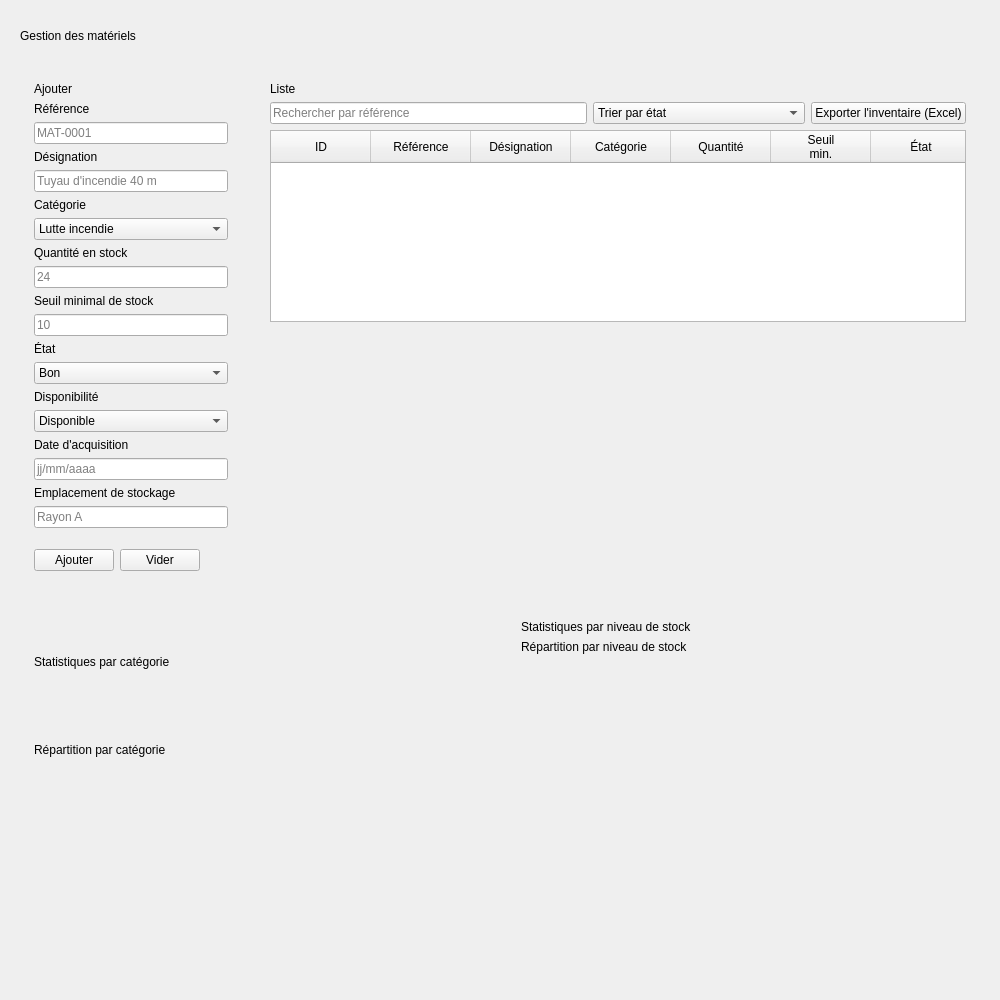
<?xml version="1.0" encoding="UTF-8"?>
<ui version="4.0">
 <class>MaterielPage</class>
<widget class="QWidget" name="MaterielPage"><property name="geometry"><rect><x>0</x><y>0</y><width>1000</width><height>1000</height></rect></property><property name="minimumSize"><size><width>900</width><height>0</height></size></property><layout class="QVBoxLayout" name="rootLayout"><property name="spacing"><number>14</number></property><property name="leftMargin"><number>20</number></property><property name="topMargin"><number>16</number></property><property name="rightMargin"><number>20</number></property><property name="bottomMargin"><number>20</number></property><item><layout class="QHBoxLayout" name="headLayout"><item><widget class="QLabel" name="pageTitle"><property name="text"><string>Gestion des matériels</string></property></widget></item><item><spacer name="headSpacer"><property name="orientation"><enum>Qt::Horizontal</enum></property><property name="sizeHint" stdset="0"><size><width>20</width><height>40</height></size></property></spacer></item><item><widget class="QLabel" name="banner"><property name="visible"><bool>false</bool></property></widget></item></layout></item><item><layout class="QHBoxLayout" name="row1" stretch="0,1"><property name="spacing"><number>14</number></property><item alignment="Qt::AlignTop"><widget class="QFrame" name="formCard"><property name="card" stdset="0"><bool>true</bool></property><property name="minimumSize"><size><width>222</width><height>0</height></size></property><property name="maximumSize"><size><width>222</width><height>16777215</height></size></property><layout class="QVBoxLayout" name="formCardLayout"><property name="spacing"><number>6</number></property><property name="leftMargin"><number>14</number></property><property name="topMargin"><number>12</number></property><property name="rightMargin"><number>14</number></property><property name="bottomMargin"><number>14</number></property><item><widget class="QLabel" name="formTitle"><property name="text"><string>Ajouter</string></property><property name="cardTitle" stdset="0"><bool>true</bool></property></widget></item><item><widget class="QLabel" name="lblRef"><property name="text"><string>Référence</string></property><property name="fieldLabel" stdset="0"><bool>true</bool></property></widget></item><item><widget class="QLineEdit" name="leRef"><property name="placeholderText"><string>MAT-0001</string></property></widget></item><item><widget class="QLabel" name="lblDesignation"><property name="text"><string>Désignation</string></property><property name="fieldLabel" stdset="0"><bool>true</bool></property></widget></item><item><widget class="QLineEdit" name="leDesignation"><property name="placeholderText"><string>Tuyau d'incendie 40 m</string></property></widget></item><item><widget class="QLabel" name="lblCategorie"><property name="text"><string>Catégorie</string></property><property name="fieldLabel" stdset="0"><bool>true</bool></property></widget></item><item><widget class="QComboBox" name="cbCategorie"><item><property name="text"><string>Lutte incendie</string></property></item><item><property name="text"><string>Protection</string></property></item><item><property name="text"><string>Secours</string></property></item></widget></item><item><widget class="QLabel" name="lblQuantite"><property name="text"><string>Quantité en stock</string></property><property name="fieldLabel" stdset="0"><bool>true</bool></property></widget></item><item><widget class="QLineEdit" name="leQuantite"><property name="placeholderText"><string>24</string></property></widget></item><item><widget class="QLabel" name="lblSeuil"><property name="text"><string>Seuil minimal de stock</string></property><property name="fieldLabel" stdset="0"><bool>true</bool></property></widget></item><item><widget class="QLineEdit" name="leSeuil"><property name="placeholderText"><string>10</string></property></widget></item><item><widget class="QLabel" name="lblEtat"><property name="text"><string>État</string></property><property name="fieldLabel" stdset="0"><bool>true</bool></property></widget></item><item><widget class="QComboBox" name="cbEtat"><item><property name="text"><string>Bon</string></property></item><item><property name="text"><string>Moyen</string></property></item><item><property name="text"><string>Mauvais</string></property></item><item><property name="text"><string>Hors service</string></property></item></widget></item><item><widget class="QLabel" name="lblDispo"><property name="text"><string>Disponibilité</string></property><property name="fieldLabel" stdset="0"><bool>true</bool></property></widget></item><item><widget class="QComboBox" name="cbDispo"><item><property name="text"><string>Disponible</string></property></item><item><property name="text"><string>Indisponible</string></property></item><item><property name="text"><string>En maintenance</string></property></item></widget></item><item><widget class="QLabel" name="lblDate"><property name="text"><string>Date d'acquisition</string></property><property name="fieldLabel" stdset="0"><bool>true</bool></property></widget></item><item><widget class="QLineEdit" name="leDate"><property name="placeholderText"><string>jj/mm/aaaa</string></property></widget></item><item><widget class="QLabel" name="lblEmplacement"><property name="text"><string>Emplacement de stockage</string></property><property name="fieldLabel" stdset="0"><bool>true</bool></property></widget></item><item><widget class="QLineEdit" name="leEmplacement"><property name="placeholderText"><string>Rayon A</string></property></widget></item><item><spacer name="formSpacer"><property name="orientation"><enum>Qt::Vertical</enum></property><property name="sizeType"><enum>QSizePolicy::Fixed</enum></property><property name="sizeHint" stdset="0"><size><width>20</width><height>6</height></size></property></spacer></item><item><layout class="QHBoxLayout" name="formButtons"><item><widget class="QPushButton" name="btnAdd"><property name="text"><string>Ajouter</string></property></widget></item><item><widget class="QPushButton" name="btnClear"><property name="text"><string>Vider</string></property></widget></item><item><spacer name="formBtnSpacer"><property name="orientation"><enum>Qt::Horizontal</enum></property><property name="sizeHint" stdset="0"><size><width>20</width><height>40</height></size></property></spacer></item></layout></item></layout></widget></item><item alignment="Qt::AlignTop"><widget class="QFrame" name="listCard"><property name="card" stdset="0"><bool>true</bool></property><layout class="QVBoxLayout" name="listCardLayout"><property name="spacing"><number>6</number></property><property name="leftMargin"><number>14</number></property><property name="topMargin"><number>12</number></property><property name="rightMargin"><number>14</number></property><property name="bottomMargin"><number>14</number></property><item><widget class="QLabel" name="listTitle"><property name="text"><string>Liste</string></property><property name="cardTitle" stdset="0"><bool>true</bool></property></widget></item><item><layout class="QHBoxLayout" name="listToolbar" stretch="3,2,0"><item><widget class="QLineEdit" name="leSearch"><property name="placeholderText"><string>Rechercher par référence</string></property></widget></item><item><widget class="QComboBox" name="cbSort"><item><property name="text"><string>Trier par état</string></property></item></widget></item><item><widget class="QPushButton" name="btnExport"><property name="text"><string>Exporter l'inventaire (Excel)</string></property></widget></item></layout></item><item><widget class="QTableWidget" name="table"><property name="editTriggers"><enum>QAbstractItemView::NoEditTriggers</enum></property><property name="selectionMode"><enum>QAbstractItemView::NoSelection</enum></property><property name="showGrid"><bool>false</bool></property><property name="focusPolicy"><enum>Qt::NoFocus</enum></property><property name="verticalScrollBarPolicy"><enum>Qt::ScrollBarAlwaysOff</enum></property><property name="horizontalScrollBarPolicy"><enum>Qt::ScrollBarAlwaysOff</enum></property><column><property name="text"><string>ID</string></property></column><column><property name="text"><string>Référence</string></property></column><column><property name="text"><string>Désignation</string></property></column><column><property name="text"><string>Catégorie</string></property></column><column><property name="text"><string>Quantité</string></property></column><column><property name="text"><string>Seuil
min.</string></property></column><column><property name="text"><string>État</string></property></column><column><property name="text"><string>Disponibilité</string></property></column><column><property name="text"><string>Date
d'acquisition</string></property></column><column><property name="text"><string>Emplacement</string></property></column><column><property name="text"><string>Actions</string></property></column><attribute name="verticalHeaderVisible"><bool>false</bool></attribute><attribute name="verticalHeaderDefaultSectionSize"><number>58</number></attribute></widget></item></layout></widget></item></layout></item><item><layout class="QHBoxLayout" name="statsRow" stretch="1,1"><property name="spacing"><number>14</number></property><item><widget class="QFrame" name="statsCatCard"><property name="card" stdset="0"><bool>true</bool></property><layout class="QVBoxLayout" name="statsCatCardLayout"><property name="spacing"><number>6</number></property><property name="leftMargin"><number>14</number></property><property name="topMargin"><number>12</number></property><property name="rightMargin"><number>14</number></property><property name="bottomMargin"><number>14</number></property><item><widget class="QLabel" name="statsCatTitle"><property name="text"><string>Statistiques par catégorie</string></property><property name="cardTitle" stdset="0"><bool>true</bool></property></widget></item><item><widget class="QLabel" name="lblCatSub"><property name="text"><string>Répartition par catégorie</string></property><property name="muted" stdset="0"><bool>true</bool></property></widget></item><item><widget class="BarChartWidget" name="barChart"></widget></item></layout></widget></item><item><widget class="QFrame" name="statsStockCard"><property name="card" stdset="0"><bool>true</bool></property><layout class="QVBoxLayout" name="statsStockCardLayout"><property name="spacing"><number>6</number></property><property name="leftMargin"><number>14</number></property><property name="topMargin"><number>12</number></property><property name="rightMargin"><number>14</number></property><property name="bottomMargin"><number>14</number></property><item><widget class="QLabel" name="statsStockTitle"><property name="text"><string>Statistiques par niveau de stock</string></property><property name="cardTitle" stdset="0"><bool>true</bool></property></widget></item><item><widget class="QLabel" name="lblStockSub"><property name="text"><string>Répartition par niveau de stock</string></property><property name="muted" stdset="0"><bool>true</bool></property></widget></item><item><spacer name="stSp1"><property name="orientation"><enum>Qt::Vertical</enum></property><property name="sizeHint" stdset="0"><size><width>20</width><height>40</height></size></property></spacer></item><item><layout class="QHBoxLayout" name="donutRow"><property name="spacing"><number>12</number></property><item><spacer name="dnSp1"><property name="orientation"><enum>Qt::Horizontal</enum></property><property name="sizeHint" stdset="0"><size><width>20</width><height>40</height></size></property></spacer></item><item><widget class="DonutWidget" name="donut"><property name="minimumSize"><size><width>140</width><height>140</height></size></property><property name="maximumSize"><size><width>140</width><height>140</height></size></property></widget></item><item><layout class="QVBoxLayout" name="legendLayout"><item><spacer name="lgSp1"><property name="orientation"><enum>Qt::Vertical</enum></property><property name="sizeHint" stdset="0"><size><width>20</width><height>40</height></size></property></spacer></item><item><widget class="QLabel" name="legendCrit"><property name="textFormat"><enum>Qt::RichText</enum></property></widget></item><item><widget class="QLabel" name="legendOk"><property name="textFormat"><enum>Qt::RichText</enum></property></widget></item><item><spacer name="lgSp2"><property name="orientation"><enum>Qt::Vertical</enum></property><property name="sizeHint" stdset="0"><size><width>20</width><height>40</height></size></property></spacer></item></layout></item><item><spacer name="dnSp2"><property name="orientation"><enum>Qt::Horizontal</enum></property><property name="sizeHint" stdset="0"><size><width>20</width><height>40</height></size></property></spacer></item></layout></item><item><spacer name="stSp2"><property name="orientation"><enum>Qt::Vertical</enum></property><property name="sizeHint" stdset="0"><size><width>20</width><height>40</height></size></property></spacer></item></layout></widget></item></layout></item><item><spacer name="rootSpacer"><property name="orientation"><enum>Qt::Vertical</enum></property><property name="sizeHint" stdset="0"><size><width>20</width><height>40</height></size></property></spacer></item></layout></widget>
 <customwidgets><customwidget><class>BarChartWidget</class><extends>QWidget</extends><header>charts.h</header></customwidget><customwidget><class>DonutWidget</class><extends>QWidget</extends><header>charts.h</header></customwidget></customwidgets>
 <resources/>
 <connections/>
</ui>
